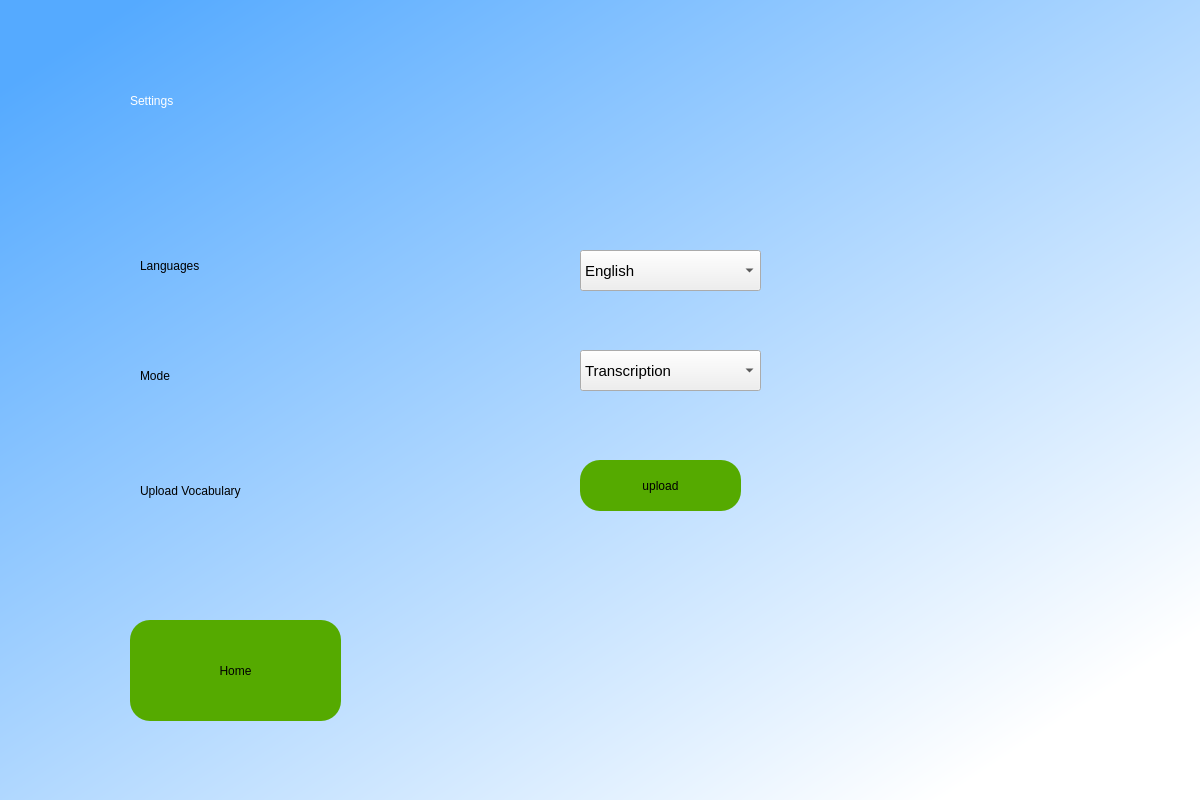
<?xml version="1.0" encoding="UTF-8"?>
<ui version="4.0">
 <class>Dialog</class>
 <widget class="QDialog" name="Dialog">
  <property name="geometry">
   <rect>
    <x>0</x>
    <y>0</y>
    <width>1200</width>
    <height>800</height>
   </rect>
  </property>
  <property name="windowTitle">
   <string>Dialog</string>
  </property>
  <widget class="QWidget" name="widget" native="true">
   <property name="geometry">
    <rect>
     <x>0</x>
     <y>0</y>
     <width>1201</width>
     <height>801</height>
    </rect>
   </property>
   <property name="styleSheet">
    <string notr="true">QWidget#widget{
background-color:qlineargradient(spread:pad, x1:0.0549451, y1:0.057, x2:0.884615, y2:0.896, stop:0 rgba(85, 170, 255, 255), stop:1 rgba(255, 255, 255, 255));}</string>
   </property>
   <widget class="QLabel" name="label">
    <property name="geometry">
     <rect>
      <x>130</x>
      <y>40</y>
      <width>761</width>
      <height>121</height>
     </rect>
    </property>
    <property name="styleSheet">
     <string notr="true">color: rgb(255, 255, 255);
font: 75 48pt &quot;MS Shell Dlg 2&quot;;</string>
    </property>
    <property name="text">
     <string>Settings</string>
    </property>
   </widget>
   <widget class="QLabel" name="label_2">
    <property name="geometry">
     <rect>
      <x>140</x>
      <y>240</y>
      <width>251</width>
      <height>51</height>
     </rect>
    </property>
    <property name="styleSheet">
     <string notr="true">color: rgb(0, 0, 0);
font: 75 24pt &quot;MS Shell Dlg 2&quot;;</string>
    </property>
    <property name="text">
     <string>Languages</string>
    </property>
   </widget>
   <widget class="QLabel" name="label_3">
    <property name="geometry">
     <rect>
      <x>140</x>
      <y>350</y>
      <width>221</width>
      <height>51</height>
     </rect>
    </property>
    <property name="styleSheet">
     <string notr="true">color: rgb(0, 0, 0);
font: 75 24pt &quot;MS Shell Dlg 2&quot;;</string>
    </property>
    <property name="text">
     <string>Mode</string>
    </property>
   </widget>
   <widget class="QLabel" name="label_4">
    <property name="geometry">
     <rect>
      <x>140</x>
      <y>440</y>
      <width>581</width>
      <height>101</height>
     </rect>
    </property>
    <property name="styleSheet">
     <string notr="true">color: rgb(0, 0, 0);
font: 75 24pt &quot;MS Shell Dlg 2&quot;;</string>
    </property>
    <property name="text">
     <string>Upload Vocabulary</string>
    </property>
   </widget>
   <widget class="QPushButton" name="home">
    <property name="geometry">
     <rect>
      <x>130</x>
      <y>620</y>
      <width>211</width>
      <height>101</height>
     </rect>
    </property>
    <property name="styleSheet">
     <string notr="true">border-radius:20px;
font: 75 18pt &quot;MS Shell Dlg 2&quot;;

background-color: rgb(85, 170, 0)</string>
    </property>
    <property name="text">
     <string>Home</string>
    </property>
   </widget>
   <widget class="QComboBox" name="lang_dropdown">
    <property name="geometry">
     <rect>
      <x>580</x>
      <y>250</y>
      <width>181</width>
      <height>41</height>
     </rect>
    </property>
    <property name="font">
     <font>
      <pointsize>11</pointsize>
     </font>
    </property>
    <item>
     <property name="text">
      <string>English</string>
     </property>
    </item>
    <item>
     <property name="text">
      <string>French</string>
     </property>
    </item>
   </widget>
   <widget class="QComboBox" name="mode_dropdown">
    <property name="geometry">
     <rect>
      <x>580</x>
      <y>350</y>
      <width>181</width>
      <height>41</height>
     </rect>
    </property>
    <property name="font">
     <font>
      <pointsize>11</pointsize>
     </font>
    </property>
    <item>
     <property name="text">
      <string>Transcription</string>
     </property>
    </item>
    <item>
     <property name="text">
      <string>Command</string>
     </property>
    </item>
   </widget>
   <widget class="QPushButton" name="upload">
    <property name="geometry">
     <rect>
      <x>580</x>
      <y>460</y>
      <width>161</width>
      <height>51</height>
     </rect>
    </property>
    <property name="styleSheet">
     <string notr="true">border-radius:20px;
font: 75 18pt &quot;MS Shell Dlg 2&quot;;

background-color: rgb(85, 170, 0)</string>
    </property>
    <property name="text">
     <string>upload</string>
    </property>
   </widget>
  </widget>
 </widget>
 <resources/>
 <connections/>
</ui>
